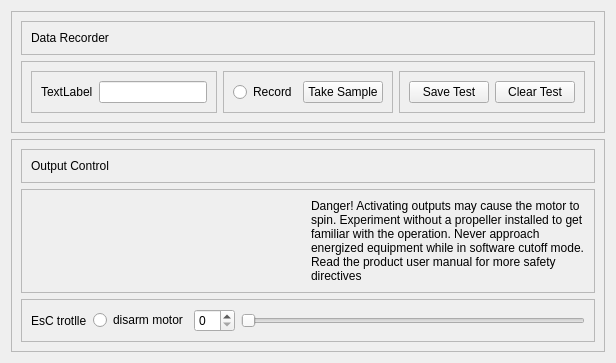
         <widget class="QWidget" name="manualControlMenu">
          <layout class="QVBoxLayout" name="verticalLayout_15">
           <item>
            <widget class="QFrame" name="frame">
             <property name="frameShape">
              <enum>QFrame::StyledPanel</enum>
             </property>
             <property name="frameShadow">
              <enum>QFrame::Raised</enum>
             </property>
             <layout class="QVBoxLayout" name="verticalLayout_16">
              <item>
               <widget class="QFrame" name="frame_3">
                <property name="frameShape">
                 <enum>QFrame::StyledPanel</enum>
                </property>
                <property name="frameShadow">
                 <enum>QFrame::Raised</enum>
                </property>
                <layout class="QHBoxLayout" name="horizontalLayout_5">
                 <item>
                  <widget class="QLabel" name="label_13">
                   <property name="text">
                    <string>Data Recorder</string>
                   </property>
                  </widget>
                 </item>
                </layout>
               </widget>
              </item>
              <item>
               <widget class="QFrame" name="frame_9">
                <property name="frameShape">
                 <enum>QFrame::StyledPanel</enum>
                </property>
                <property name="frameShadow">
                 <enum>QFrame::Raised</enum>
                </property>
                <layout class="QHBoxLayout" name="horizontalLayout_6">
                 <item>
                  <widget class="QFrame" name="frame_11">
                   <property name="frameShape">
                    <enum>QFrame::StyledPanel</enum>
                   </property>
                   <property name="frameShadow">
                    <enum>QFrame::Raised</enum>
                   </property>
                   <layout class="QHBoxLayout" name="horizontalLayout_7">
                    <item>
                     <widget class="QLabel" name="label_14">
                      <property name="text">
                       <string>TextLabel</string>
                      </property>
                     </widget>
                    </item>
                    <item>
                     <widget class="QLineEdit" name="lineEdit"/>
                    </item>
                   </layout>
                  </widget>
                 </item>
                 <item>
                  <widget class="QFrame" name="frame_12">
                   <property name="frameShape">
                    <enum>QFrame::StyledPanel</enum>
                   </property>
                   <property name="frameShadow">
                    <enum>QFrame::Raised</enum>
                   </property>
                   <layout class="QHBoxLayout" name="horizontalLayout_8">
                    <item>
                     <widget class="QRadioButton" name="radioButton">
                      <property name="text">
                       <string>Record</string>
                      </property>
                     </widget>
                    </item>
                    <item>
                     <widget class="QPushButton" name="pushButton_4">
                      <property name="text">
                       <string>Take Sample</string>
                      </property>
                     </widget>
                    </item>
                   </layout>
                  </widget>
                 </item>
                 <item>
                  <widget class="QFrame" name="frame_13">
                   <property name="frameShape">
                    <enum>QFrame::StyledPanel</enum>
                   </property>
                   <property name="frameShadow">
                    <enum>QFrame::Raised</enum>
                   </property>
                   <layout class="QHBoxLayout" name="horizontalLayout_9">
                    <item>
                     <widget class="QPushButton" name="pushButton_6">
                      <property name="text">
                       <string>Save Test</string>
                      </property>
                     </widget>
                    </item>
                    <item>
                     <widget class="QPushButton" name="pushButton_5">
                      <property name="text">
                       <string>Clear Test</string>
                      </property>
                     </widget>
                    </item>
                   </layout>
                  </widget>
                 </item>
                </layout>
               </widget>
              </item>
             </layout>
            </widget>
           </item>
           <item>
            <widget class="QFrame" name="frame_2">
             <property name="frameShape">
              <enum>QFrame::StyledPanel</enum>
             </property>
             <property name="frameShadow">
              <enum>QFrame::Raised</enum>
             </property>
             <layout class="QVBoxLayout" name="verticalLayout_17">
              <item>
               <widget class="QFrame" name="frame_14">
                <property name="frameShape">
                 <enum>QFrame::StyledPanel</enum>
                </property>
                <property name="frameShadow">
                 <enum>QFrame::Raised</enum>
                </property>
                <layout class="QHBoxLayout" name="horizontalLayout_10">
                 <item>
                  <widget class="QLabel" name="label_15">
                   <property name="text">
                    <string>Output Control</string>
                   </property>
                  </widget>
                 </item>
                </layout>
               </widget>
              </item>
              <item>
               <widget class="QFrame" name="frame_16">
                <property name="frameShape">
                 <enum>QFrame::StyledPanel</enum>
                </property>
                <property name="frameShadow">
                 <enum>QFrame::Raised</enum>
                </property>
                <layout class="QHBoxLayout" name="horizontalLayout_11">
                 <item>
                  <widget class="QLabel" name="label_16">
                   <property name="text">
                    <string/>
                   </property>
                   <property name="pixmap">
                    <pixmap>:/icons/icons-black/alert-triangle.svg</pixmap>
                   </property>
                   <property name="wordWrap">
                    <bool>true</bool>
                   </property>
                  </widget>
                 </item>
                 <item>
                  <widget class="QLabel" name="label_17">
                   <property name="text">
                    <string>Danger! Activating outputs may cause the motor to spin. Experiment without a propeller installed to get familiar with the operation. Never approach energized equipment while in software cutoff mode. Read the product user manual for more safety directives</string>
                   </property>
                   <property name="wordWrap">
                    <bool>true</bool>
                   </property>
                  </widget>
                 </item>
                </layout>
               </widget>
              </item>
              <item>
               <widget class="QFrame" name="frame_15">
                <property name="frameShape">
                 <enum>QFrame::StyledPanel</enum>
                </property>
                <property name="frameShadow">
                 <enum>QFrame::Raised</enum>
                </property>
                <layout class="QHBoxLayout" name="horizontalLayout_12">
                 <item>
                  <widget class="QLabel" name="label_18">
                   <property name="text">
                    <string>EsC trotlle</string>
                   </property>
                  </widget>
                 </item>
                 <item>
                  <widget class="QRadioButton" name="radioButton_2">
                   <property name="text">
                    <string>disarm motor</string>
                   </property>
                  </widget>
                 </item>
                 <item>
                  <widget class="QSpinBox" name="spinBox"/>
                 </item>
                 <item>
                  <widget class="QSlider" name="horizontalSlider">
                   <property name="orientation">
                    <enum>Qt::Horizontal</enum>
                   </property>
                  </widget>
                 </item>
                </layout>
               </widget>
              </item>
             </layout>
            </widget>
           </item>
          </layout>
         </widget>
